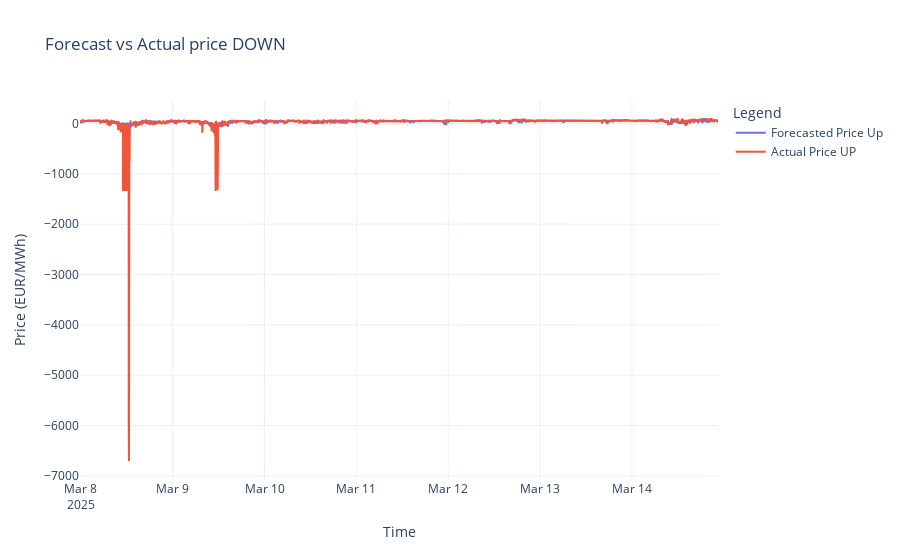

Source (notebook cell):
### Code cell
# re-normalise the output dataset
if model == 'UP':
    scaler = joblib.load('scaler_UP.pkl')
    actual_ts = scaler.inverse_transform(afrr_energy_UP_ts)
    forecasted_ts = scaler.inverse_transform(output_ts)
elif model == 'DOWN':
    scaler = joblib.load('scaler_DOWN.pkl')
    actual_ts = scaler.inverse_transform(afrr_energy_DOWN_ts)
    forecasted_ts = scaler.inverse_transform(output_ts)

actual_ts_train, actual_ts_test = actual_ts.split_after(split_point =0.5)
forecasted_ts_train, forecasted_ts_test = forecasted_ts.split_after(split_point =0.5)

Y_df = pd.merge(actual_ts_test.pd_dataframe(), forecasted_ts_test.pd_dataframe(), left_index=True, right_index=True, how='right')
Y_df = Y_df.rename(columns= {'aFRR_DownActivatedPriceEUR_x': 'aFRR_DownActivatedPriceEUR', 'aFRR_DownActivatedPriceEUR_y': 'aFRR_DOWN_Price_prediction'})

# error metrics
print(f"MAE_ts: {mae(actual_ts_test, forecasted_ts_test):.2f}")
print(f"MSE_ts: {mse(actual_ts_test, forecasted_ts_test):.2f}")
print(f"RMSE_ts: {rmse(actual_ts_test, forecasted_ts_test):.2f}")

# plot the results
import plotly.graph_objects as go

fig = go.Figure()
fig.add_trace(go.Scatter(x=Y_df.index, y=Y_df['aFRR_DOWN_Price_prediction'], mode='lines', name='Forecasted Price Up'))
fig.add_trace(go.Scatter(x=Y_df.index, y=Y_df['aFRR_DownActivatedPriceEUR'], mode='lines', name='Actual Price UP'))
fig.update_layout(title=f'Forecast vs Actual price {model}',xaxis_title='Time',yaxis_title='Price (EUR/MWh)',legend_title='Legend',template='plotly_white')
fig.show()

### Figure 1 — Plotly figure (JSON) as saved in the notebook; plotly's stock layout.template omitted (floating-point values rounded to 4 significant figures; data arrays with more than 128 entries replaced by an {"elided": "..."} marker saying what was removed)
{"data": [{"mode": "lines", "name": "Forecasted Price Up", "type": "scatter", "x": {"elided": "10005 str values"}, "y": {"elided": "10005 float values"}}, {"mode": "lines", "name": "Actual Price UP", "type": "scatter", "x": {"elided": "10005 str values"}, "y": {"elided": "10005 float values"}}], "layout": {"legend": {"title": {"text": "Legend"}}, "title": {"text": "Forecast vs Actual price DOWN"}, "xaxis": {"title": {"text": "Time"}}, "yaxis": {"title": {"text": "Price (EUR/MWh)"}}}}
